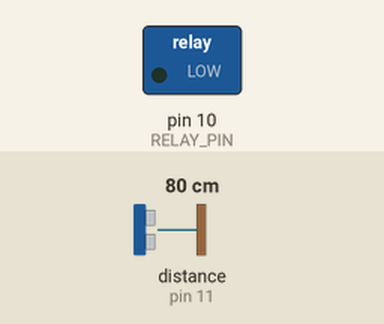
Simulated run of this sketch. Board: Arduino Uno, built with avr-gcc and run on an emulated ATmega328P. On the bench: switched loads named in the sketch (green lamp = pin HIGH). Inputs (shaded band) come from the test bench; at power-on: distance to the obstacle (sensor on pin 11) 80 cm. The echo pulse lasts 58.3 µs per cm.

Above: at 1.2 s.
1.3 s: distance to the obstacle (sensor on pin 11) set to 11 cm
3.5 s: distance to the obstacle (sensor on pin 11) set to 8 cm
6.5 s: distance to the obstacle (sensor on pin 11) set to 18 cm
At 6.9 s:
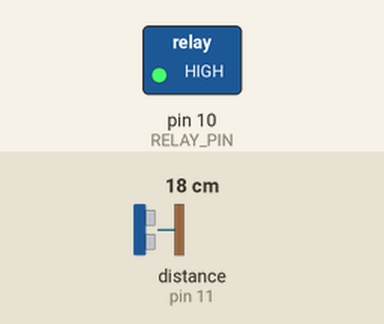
Timing chart, 0 to 9.5 s (numbered marks = the images above; inputs shaded):
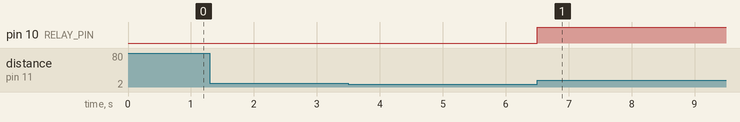

Measured:
- after the input at 1.3 s, every drawn part: stays the same
- after the input at 6.5 s, pin 10 (RELAY_PIN): LOW → HIGH at once

The sketch:

Code.ino
```cpp
// Include the necessary libraries
#include <NewPing.h>

// Define the pins for the ultrasonic sensor
#define TRIGGER_PIN  12
#define ECHO_PIN     11
#define MAX_DISTANCE 200

// Define the pin for the relay
#define RELAY_PIN    10

// Define the threshold distance for triggering the water dispenser
#define TRIGGER_DISTANCE 10 // Adjust this value based on your setup

// Create an instance of the NewPing library
NewPing sonar(TRIGGER_PIN, ECHO_PIN, MAX_DISTANCE);

void setup() {
  // Initialize the relay pin as an output
  pinMode(RELAY_PIN, OUTPUT);
}

void loop() {
  // Get the distance measured by the ultrasonic sensor
  int distance = sonar.ping_cm();

  // Check if a hand is detected within the trigger distance
  if (distance < TRIGGER_DISTANCE && distance > 0) {
    // Activate the relay to turn on the water dispenser motor
    digitalWrite(RELAY_PIN, LOW);
    delay(1000); // Adjust this delay to control the water flow duration
    digitalWrite(RELAY_PIN, HIGH);
  }
}
```
